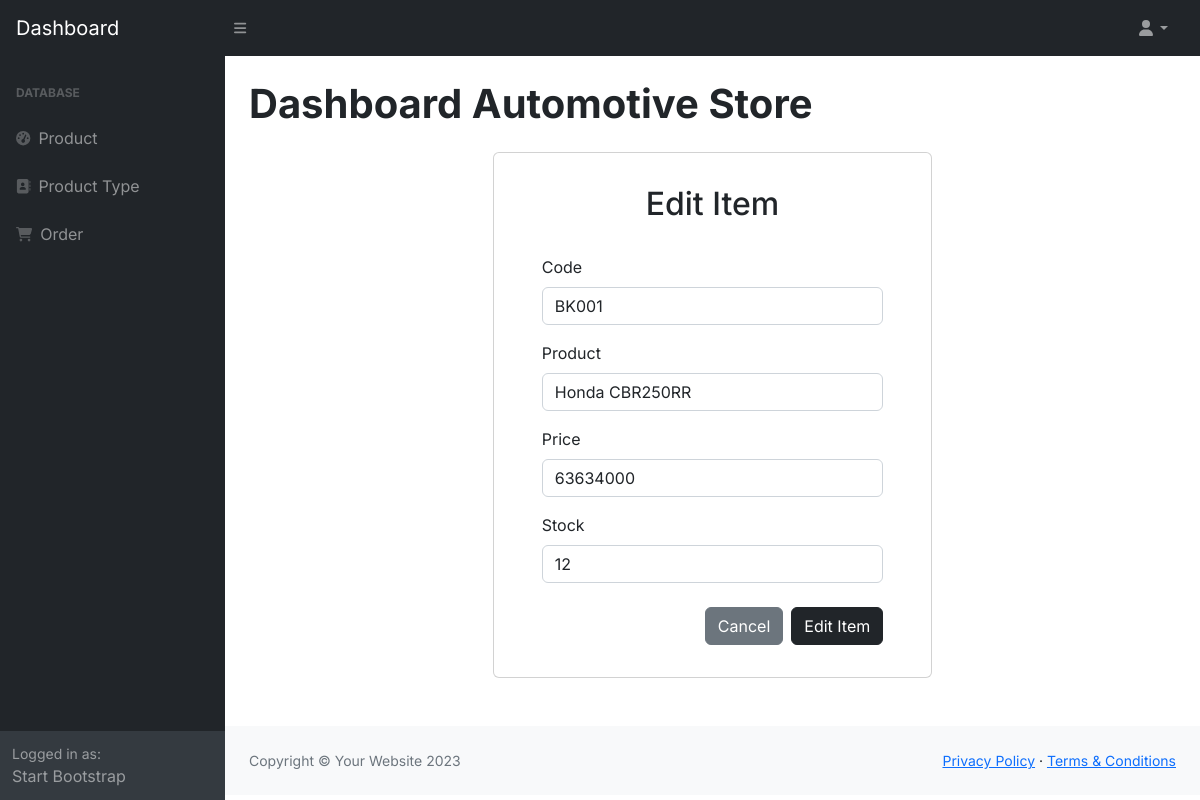
The app's page /dashboard/pages/product/edit-product.php?id=3 with its own data.
### tables this page shows
CREATE TABLE `produk` (
  `id` int(11) NOT NULL,
  `kode` varchar(45) DEFAULT NULL,
  `nama` varchar(45) NOT NULL,
  `harga` double NOT NULL,
  `stok` int(11) NOT NULL,
  `jenis_produk_id` int(11) NOT NULL
);

### db.php (called while the page is built)
<?php
$conn = mysqli_connect("localhost", "root", "", "dbmotor");
function query($query)
{
    global $conn;
    $result = mysqli_query($conn, $query);
    $rows = [];
    while ($row = mysqli_fetch_assoc($result)) {
        $rows[] = $row;
    }
    return $rows;
};

### dashboard/pages/product/edit-product.php (the view, shortened to what this page needs)
<?php
require_once "../../layout/header.php";
$id = $_GET['id'];
$product = query("SELECT * FROM produk WHERE id = $id")[0];
?>
<div class="row-cols-md-2">
    <div class="container mb-5">
        <div class="card">
            <div class="container-fluid px-5 py-2">
                <h2 class="py-4 text-center">Edit Item</h2>
                <form action="" method="POST">
                    <div class="mb-3">
                        <label for="kode" class="form-label">Code</label>
                        <input type="text" class="form-control" id="kode" name="kode" value="<?= $product['kode']; ?>" required>
                    </div>
                    <div class="mb-3">
                        <label for="nama" class="form-label">Product</label>
                        <input type="text" class="form-control" id="nama" name="nama" value="<?= $product['nama']; ?>" required>
                    </div>
                    <div class="mb-3">
                        <label for="harga" class="form-label">Price</label>
                        <input type="number" class="form-control" id="harga" name="harga" value="<?= $product['harga']; ?>" required>
                    </div>
                    <div class="mb-3">
                        <label for="stok" class="form-label">Stock</label>
                        <input type="number" class="form-control" id="stok" name="stok" value="<?= $product['stok']; ?>" required>
                    </div>
                    <div class="modal-footer my-4">
                        <a href="product.php" type="button" class="btn btn-secondary">Cancel</a>
                        <button type="submit" class="btn btn-dark ms-2" name="edit">Edit Item</button>
                    </div>
                </form>
            </div>
        </div>
    </div>
</div>
</div>
<?php
require_once "../../layout/footer.php";
?>

### records on screen
produk: kode "BK001", nama "Honda CBR250RR", harga "63634000", stok "12"
